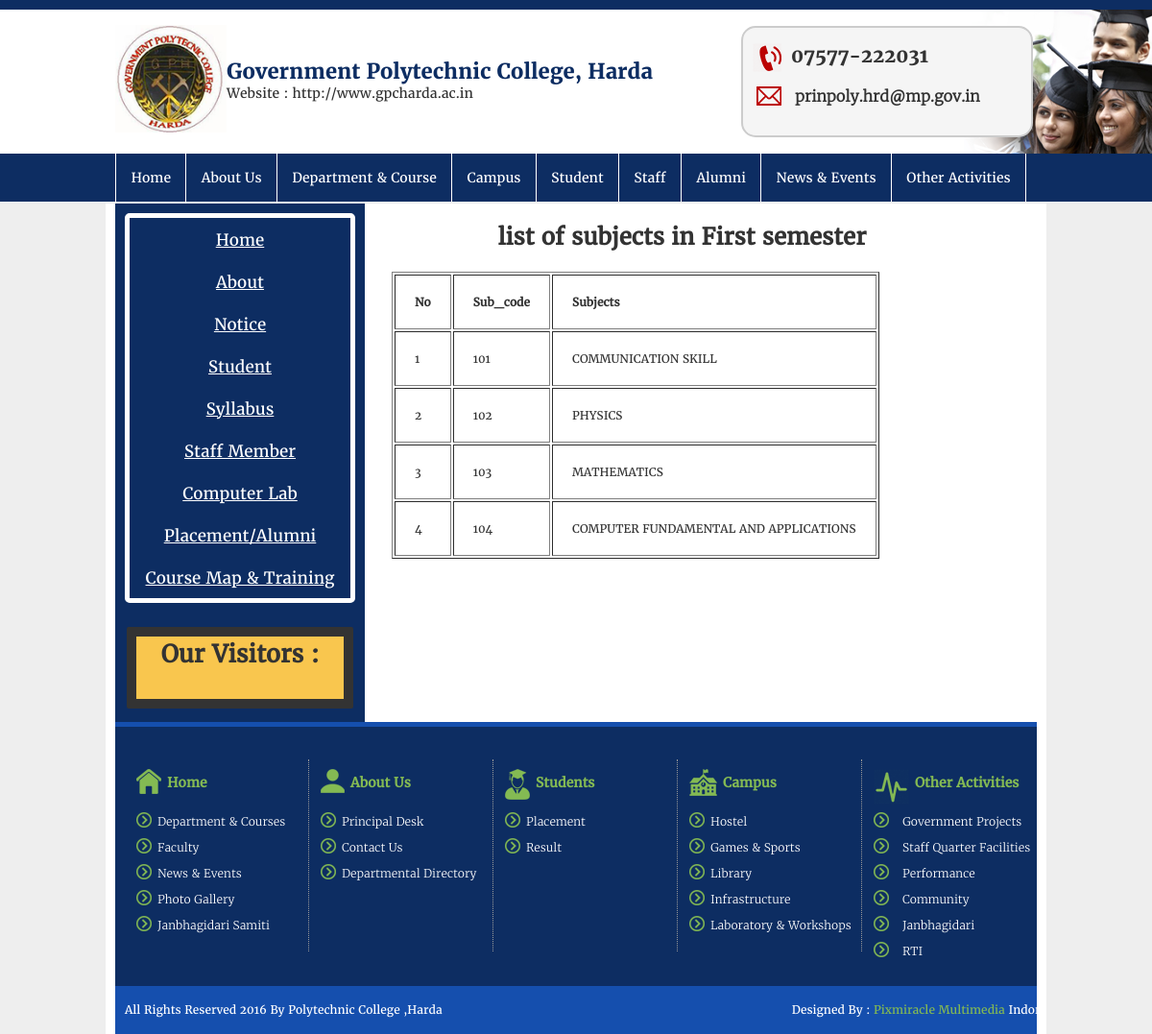
Page /First_sem_course.php on the committed database.
### tables this page shows
CREATE TABLE `first_sem` (
  `Sub_code` int(10) NOT NULL,
  `Subjects` mediumtext NOT NULL
);

### First_sem_course.php (the view, shortened to what this page needs)
<?php
include_once("header.php");
include_once("content_left.php");
?>
<html>
    <head>
    </head>
    <body>
        <h1 class="cse">list of subjects in First semester</h1>
<?php
include('connect.php');
$result = $mysqli->query("SELECT * FROM first_sem ORDER BY Sub_code ASC ");
if ($result)
{
	if ($result->num_rows > 0)
	{
	echo "<table border='1' cellpadding='20'>";
	echo "<tr><th>No</th><TH>Sub_code</th><th>Subjects</th></tr>";
        $i=0;
		while ($row = $result->fetch_object())
		{
                    $i++;
		echo "<tr>";
		echo "<td>" . $i . "</td>";
                echo "<td>" . $row->Sub_code . "</td>";
		echo "<td>" . $row->Subjects . "</td>";
		echo "</tr>";
		}
	echo "</table>";
	}
	else
	{
	echo "No results to display!";
	}
}
else
{
echo "Error: " . $mysqli->error;
}
?>
     </body>
</html>
<?php
include_once("footer.php");
?>

### fcs.css (style rules this page uses)
body, h1, h2, h3, h4, h5, h6,ul, li { margin: 0px; padding: 0px; box-sizing: border-box; }
body { border-top: 10px solid #0d2d62; color: #333333; font-family: regular; font-size: 12px; }

### First_sem_course.php (style rules this page uses)
.cse { padding:2% 4%; text-align: center; margin: 2px 1px; }
table { margin-left:30%; }

### rows in the picture
first_sem: Sub_code "101", Subjects "COMMUNICATION SKILL"
first_sem: Sub_code "102", Subjects "PHYSICS"
first_sem: Sub_code "103", Subjects "MATHEMATICS"
first_sem: Sub_code "104", Subjects "COMPUTER FUNDAMENTAL AND APPLICATIONS"
